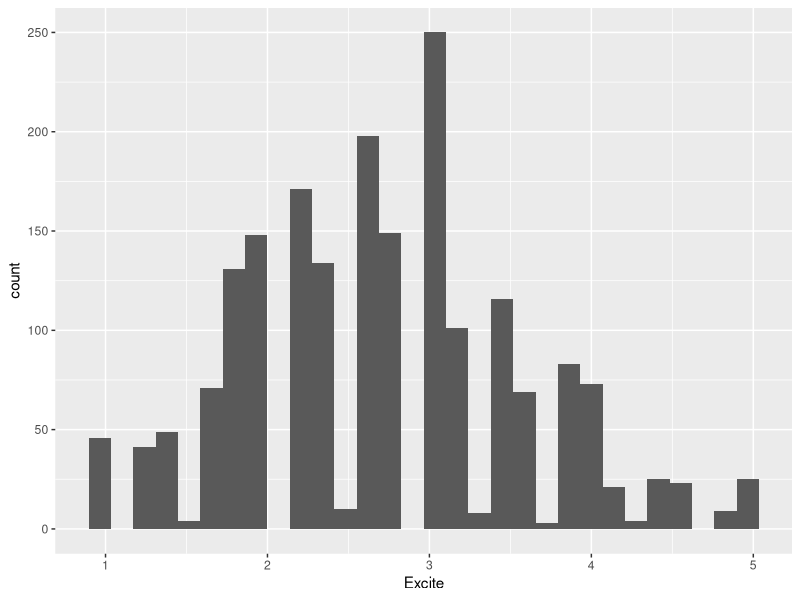
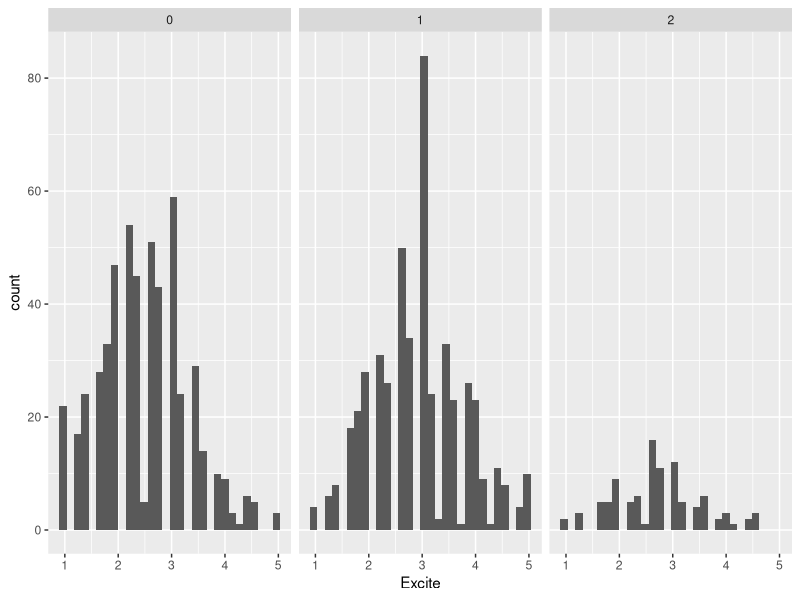
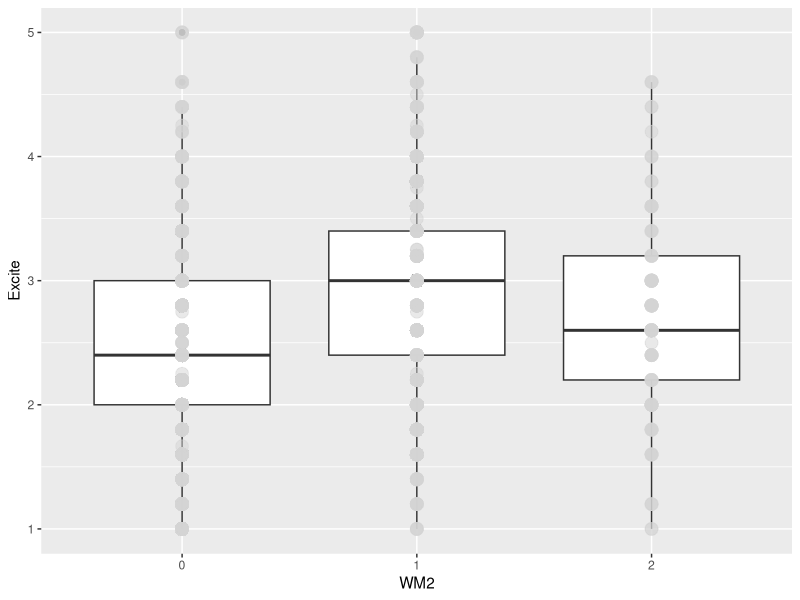
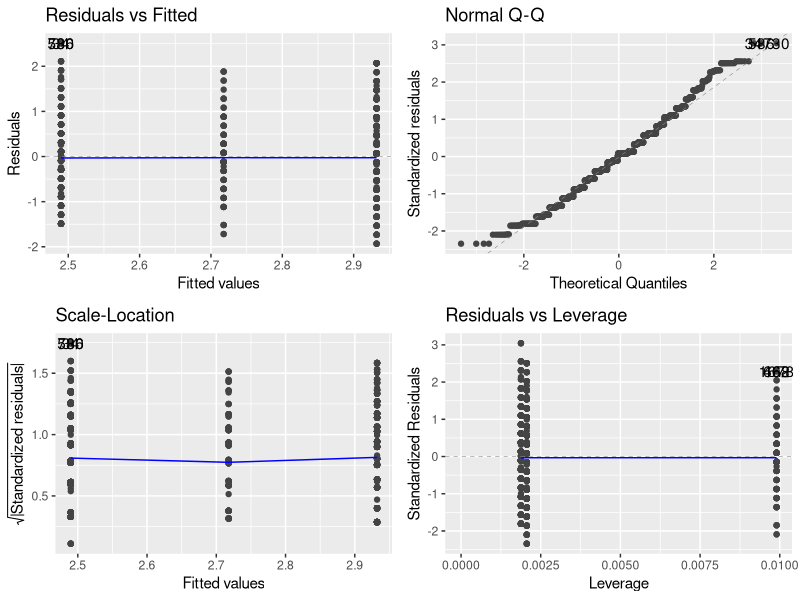
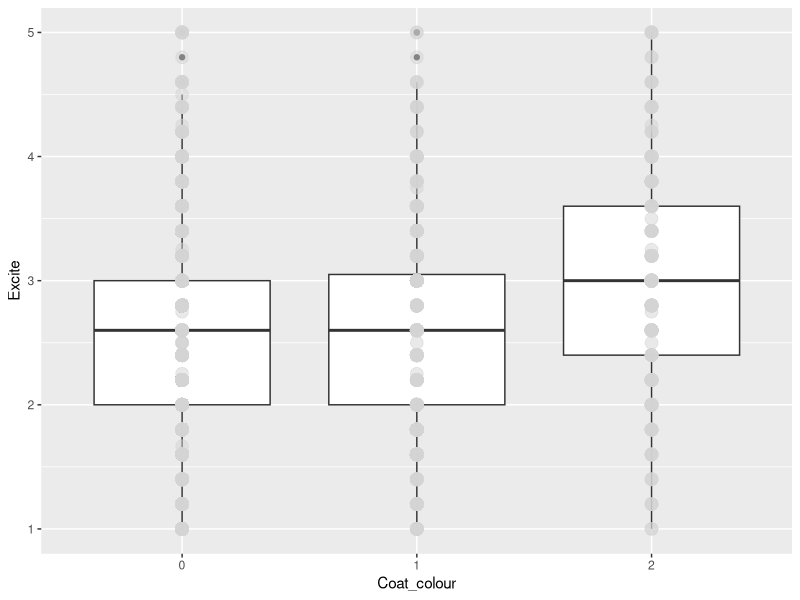
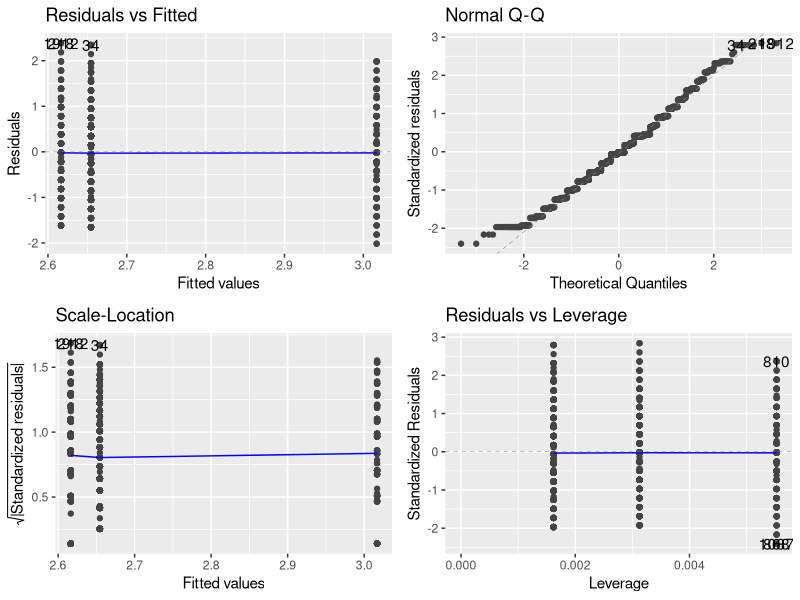
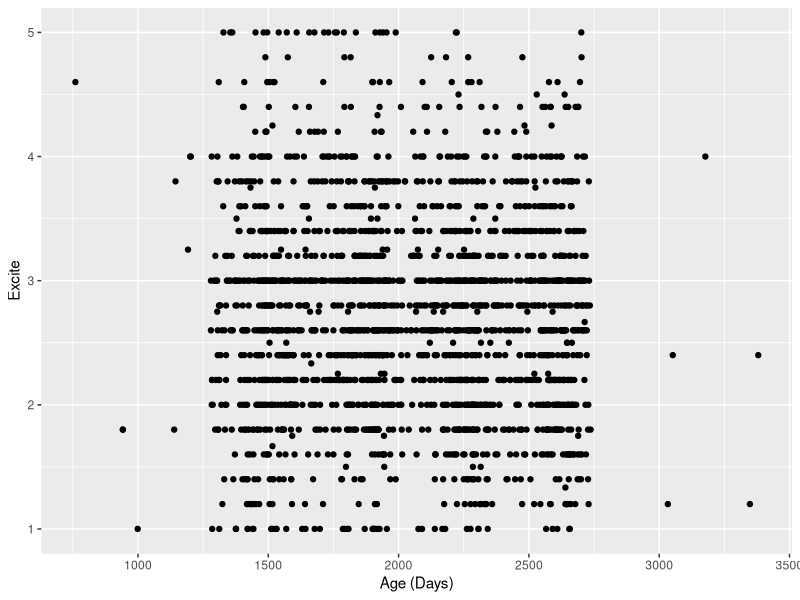
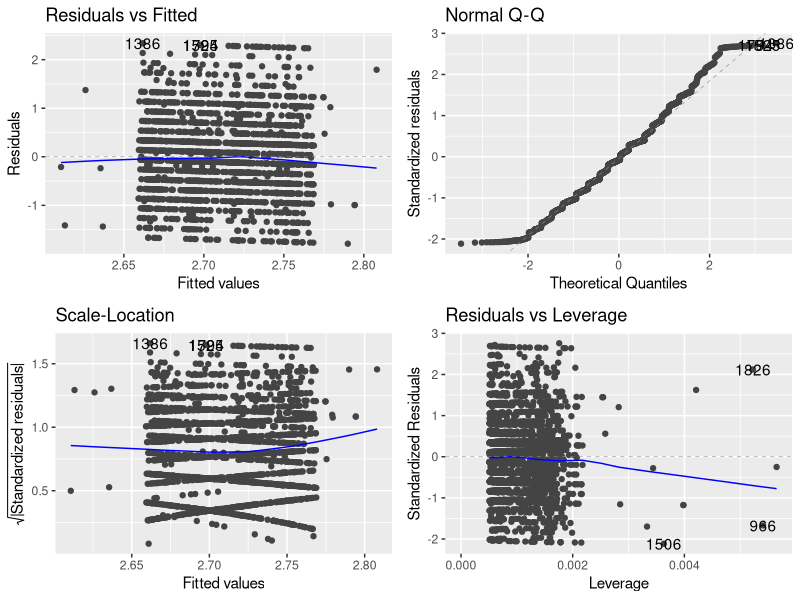

The R script that drew these images, in order:
## ---- chunk 1
rm(list = ls())
library(tidyverse)
library(here)
library(ggfortify)
## ---- chunk 2
DOG <- read.csv(here("Data", "Secor-Cap-Dap-data.csv"))
## ---- chunk 3
DOG$Fixed <- DOG$Gender_status %% 2
## ---- chunk 4
summary(DOG)
## ---- chunk 5
ggplot(DOG, aes(x = Excite)) + geom_histogram()
## ---- chunk 6
ggplot(data = na.omit(DOG), aes(x = Excite)) + geom_histogram() + facet_wrap(~WM2)
## ---- chunk 7
DOG$WM2 <- as.factor(DOG$WM2)
ggplot(data = na.omit(DOG), aes(y = Excite, x = WM2)) + geom_boxplot() + geom_point(size = 4, color = 'lightgrey', alpha = 0.5)
## ---- chunk 8
jvelm <- lm(Excite ~ WM2, data = na.omit(DOG))
autoplot(jvelm)
summary(jvelm)
## ---- chunk 9
DOG$Coat_colour <- as.factor(DOG$Coat_colour)
ggplot(data = na.omit(DOG), aes(y = Excite, x = Coat_colour)) + geom_boxplot() + geom_point(size = 4, color = 'lightgrey', alpha = 0.5)
## ---- chunk 10
ccvelm <- lm(Excite ~ Coat_colour, data = na.omit(DOG))
autoplot(ccvelm)
summary(ccvelm)
## ---- chunk 11
ggplot(DOG, aes(y = Excite, x = Age)) + geom_point() + xlab("Age (Days)")
## ---- chunk 12
avelm <- lm(Excite ~ Age, data = DOG)
autoplot(avelm)
## ---- chunk 13
anova(avelm)
summary(avelm) # Starts at Call:
## ---- chunk 14
DOG$Health <- as.factor(DOG$Health)
ggplot(DOG, aes(x = Health, y = Excite)) + geom_boxplot() + geom_point(size = 4, color = 'lightgrey', alpha = 0.5)
## ---- chunk 15
t.test(Excite ~ Health, data = DOG)
## ---- chunk 16
DOG$Gender_status <- as.factor(DOG$Gender_status)
ggplot(data = na.omit(DOG), aes(y = Excite, x = Gender_status)) + geom_boxplot() + geom_point(size = 4, color = 'lightgrey', alpha = 0.5)
## ---- chunk 17
gsvelm <- lm(Excite ~ Gender_status, data = na.omit(DOG))
autoplot(gsvelm)
summary(gsvelm)
## ---- chunk 18
DOG$Fixed <- as.factor(DOG$Fixed)
ggplot(data = na.omit(DOG), aes(x = Fixed, y = Excite)) + geom_boxplot() + geom_point(size = 4, color = 'lightgrey', alpha = 0.5)
## ---- chunk 19
fvelm <- lm(Excite ~ Fixed, data = na.omit(DOG))
autoplot(fvelm)
summary(fvelm)
## ---- chunk 20
DOG$InOut <- as.factor(DOG$InOut)
ggplot(data = na.omit(DOG), aes(x = InOut, y = Excite)) + geom_boxplot() + geom_point(size = 4, color = 'lightgrey', alpha = 0.5)
## ---- chunk 21
iovelm <- lm(Excite ~ InOut, data = na.omit(DOG))
autoplot(iovelm)
summary(iovelm)
## ---- chunk 22
DOG$TimeEx <- as.factor(DOG$TimeEx)
ggplot(data = na.omit(DOG), aes(x = TimeEx, y = Excite)) + geom_boxplot() + geom_point(size = 4, color = 'lightgrey', alpha = 0.5)
## ---- chunk 23
tevelm <- lm(Excite ~ TimeEx, data = na.omit(DOG))
autoplot(tevelm)
summary(tevelm)
